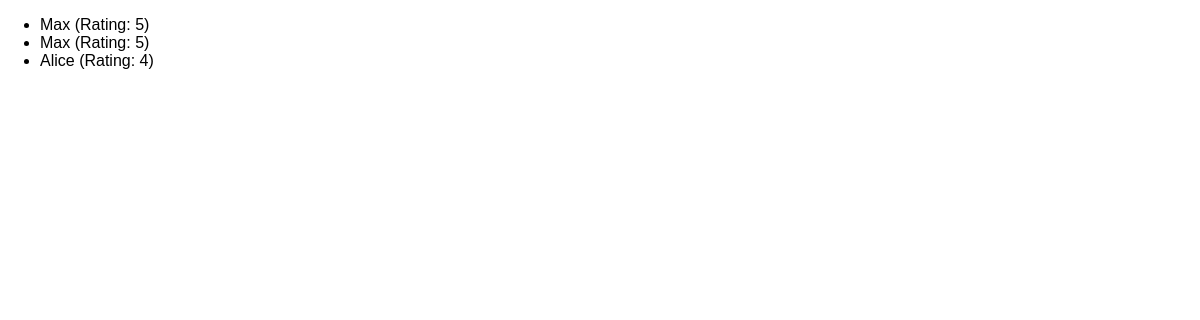
The app's page /reviews, older data.
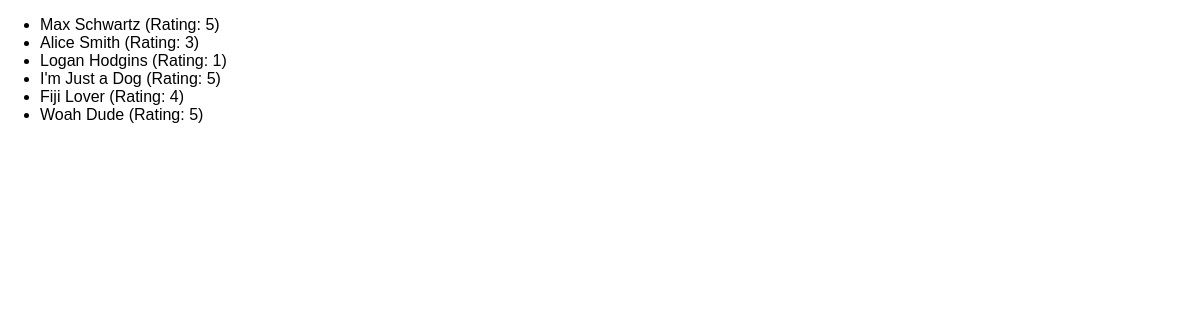
The same page, newer data.
### reviews/models.py (models this page shows, shortened)
class Review(models.Model):
  user_name = models.CharField(max_length=100)
  review_text = models.TextField()
  rating = models.IntegerField()

### reviews/views.py (the view)
# urls.py: path("reviews", views.ReviewsListView.as_view()),
class ReviewsListView(ListView):
  template_name = "reviews/review_list.html"
  model = Review
  context_object_name = "reviews"

### reviews/templates/reviews/review_list.html (shortened to what this page needs)
{% extends "reviews/base.html" %}
{% block content %}
  <ul>
    {% for review in reviews %}
      <li>{{ review.user_name }} (Rating: {{ review.rating }})</li>
    {% endfor %}
  </ul>
{% endblock %}

### reviews/templates/reviews/base.html (shortened to what this page needs)
{% load static %}
<!DOCTYPE html>
<html lang="en">
<head>
  <link rel="stylesheet" href="{% static "reviews/styles.css" %}">
</head>
<body>
  {% block content %}
  {% endblock %}
</body>
</html>

### reviews/static/reviews/styles.css (style rules this page uses)
body { font-family: sans-serif; margin: 0; }

Row changes from the older to the newer data that the page shows:
removed Review: user_name "Max", rating "5"
changed Review: user_name "Max" → "Max Schwartz"
changed Review: user_name "Alice" → "Alice Smith"; rating "4" → "3"
added Review: user_name "Logan Hodgins", rating "1"
added Review: user_name "I'm Just a Dog", rating "5"
added Review: user_name "Fiji Lover", rating "4"
added Review: user_name "Woah Dude", rating "5"
